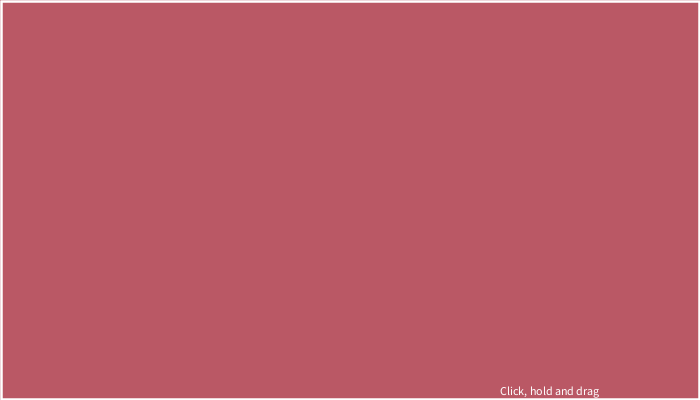
Frame 1 (no input)
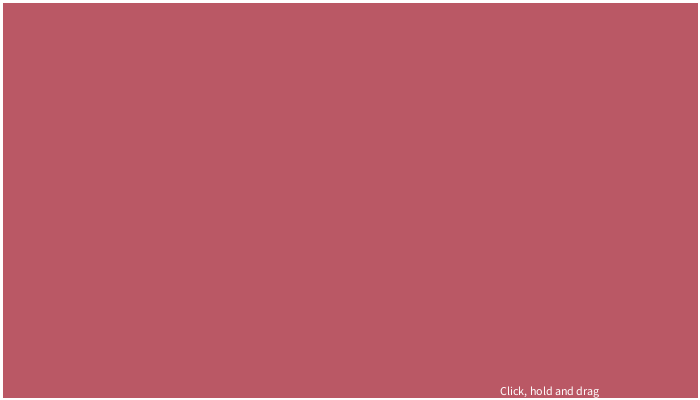
Frame 60 (the mouse pressed at the canvas centre just before this capture)
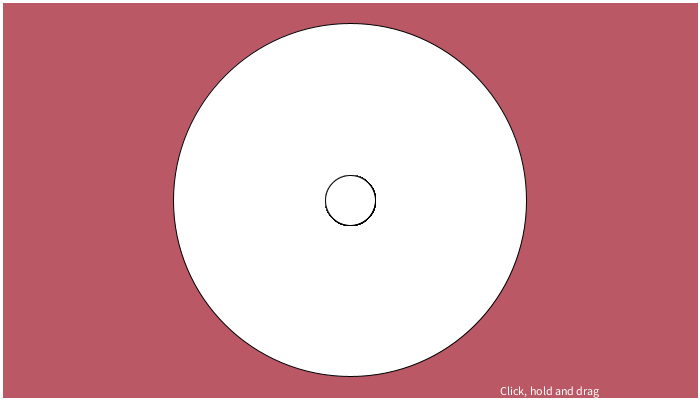
Frame 120 (the mouse held since frame 60 and released just before this capture)

The Processing sketch that drew these frames (run headless with seeded random() and noise(); from frame 60 on, the mouse is pressed at the canvas centre):

// Processing sketch: processing_36369
// ── processing_36369.pde


float numberA = 100;
float numberB = 100;
int xold;
int yold;
 
void setup() {
  size(700,400);
  background(180,95,110);
  
  smooth();
  fill(255);
  stroke(255);


  fill(255,0,0,20);
  strokeWeight(2);
  stroke(255);
  rect(1,1,width-2,height-2);
  fill(255);
  strokeWeight(3);
  text("Click, hold and drag",width-200,height-5);
}
void draw(){
  if(mousePressed){
    numberA = 50 - dist(xold,yold,mouseX,mouseY);
    numberB = 50 - dist(xold,yold,mouseX,mouseY);
  stroke(0);
  ellipse(mouseX,mouseY,numberA,numberB);
  xold = mouseX;
  yold = mouseY;
  }
   
  noFill();
  strokeWeight(2);
  stroke(255);
  rect(1,1,width-2,height-2);
  fill(255);
  strokeWeight(1);
}
 
